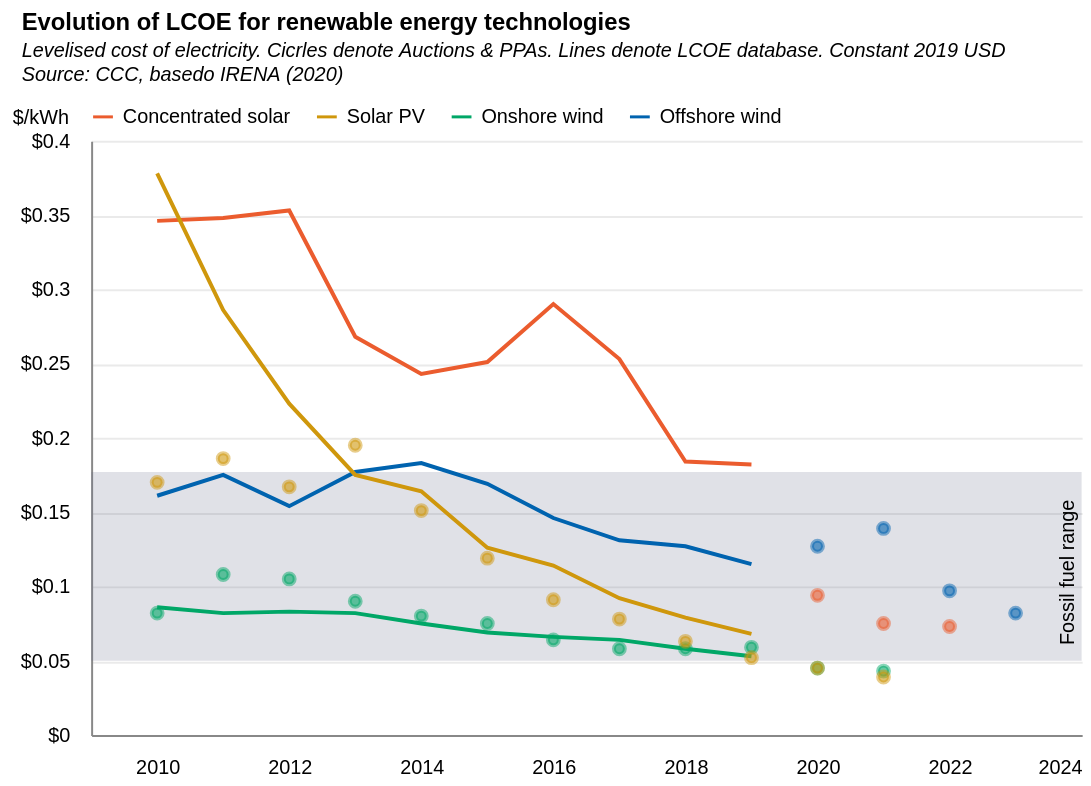

The Vega-Lite source for this figure:
### Vega-Lite specification from a JSON file in a GitHub repository (floating-point values rounded to 4 significant figures)
{"config": {"view": {"stroke": null}}, "layer": [{"data": {"name": "data-66e9ab00c27a59734f8f2024a468ccbf"}, "mark": {"type": "area", "fill": "#676A86", "opacity": 0.2}, "encoding": {"x": {"type": "quantitative", "field": "x", "axis": {"grid": false}, "scale": {"domain": [2009, 2024]}}, "y": {"type": "quantitative", "field": "y"}, "y2": {"field": "y2"}}}, {"data": {"name": "data-17b68fbd6a1e64afa4f95946aa6123d1"}, "mark": "line", "encoding": {"color": {"type": "nominal", "field": "tech", "legend": {"orient": "top", "title": null, "offset": 7, "values": ["Concentrated solar", "Solar PV", "Onshore wind", "Offshore wind"]}}, "x": {"type": "quantitative", "axis": {"format": ".0f", "grid": false, "orient": "bottom", "tickCount": 10, "title": "", "titleAlign": "center", "titleAnchor": "middle", "ticks": false, "labelPadding": 11}, "field": "year", "sort": [], "scale": {"domain": [2009, 2024]}}, "y": {"type": "quantitative", "axis": {"format": "$.2", "grid": true, "gridOpacity": 0.6, "labelPadding": 11, "tickCount": 7, "ticks": false, "title": "$/kWh", "titleAlign": "left", "titleAnchor": "start", "titleAngle": 0, "titleFontSize": 10, "titleFontWeight": "normal", "titleY": -7}, "field": "avg", "sort": []}}, "transform": [{"filter": "datum.db==\"lcoe\""}]}, {"data": {"name": "data-17b68fbd6a1e64afa4f95946aa6123d1"}, "mark": {"type": "point", "opacity": 0.6, "strokeOpacity": 0.8}, "encoding": {"color": {"type": "nominal", "field": "tech", "legend": null, "scale": {"range": ["#EB5C2E", "#0063AF", "#00A767", "#cf970c"]}}, "fill": {"type": "nominal", "field": "tech", "legend": null, "scale": {"range": ["#EB5C2E", "#0063AF", "#00A767", "#cf970c"]}}, "x": {"type": "quantitative", "axis": {"format": ".0f", "grid": false, "labelAngle": 0, "tickCount": 10, "title": "", "titleAlign": "center"}, "field": "year", "sort": [], "scale": {"domain": [2010, 2024]}}, "y": {"type": "quantitative", "field": "avg", "sort": []}, "tooltip": [{"field": "avg", "format": "$.3", "title": "Auction & PPAs $/kwh"}, {"field": "tech2", "title": "Technology"}]}, "transform": [{"filter": "datum.db==\"auction\""}, {"calculate": "{'pv' :'Photo Voltaic', 'onwind': 'Onshore wind', 'offwind':'Offshore wind', 'csp': 'Concentrated solar'}[datum.tech]", "as": "tech2"}]}, {"data": {"name": "data-7b085bcd579a30523712d200970b338f"}, "mark": {"type": "text", "align": "right", "angle": 270, "color": "#000", "dx": -5, "dy": -7, "fontSize": 10}, "encoding": {"text": {"type": "nominal", "field": "t"}, "x": {"type": "quantitative", "field": "x", "scale": {"domain": [2010, 2024]}}, "y": {"type": "quantitative", "field": "y"}}}, {"data": {"name": "data-aa9be91e3721dd4cbcf686d70831b30a"}, "mark": {"type": "text", "align": "right", "color": "#000", "dx": -5, "fontSize": 10}, "encoding": {"text": {"type": "nominal", "field": "t"}, "x": {"type": "quantitative", "field": "x", "scale": {"domain": [2009, 2024]}}, "y": {"type": "quantitative", "field": "y"}}}, {"data": {"name": "data-91ee8ccb0456755c4f6e52d4e4aac060"}, "mark": {"type": "text", "align": "left", "fontSize": 10}, "encoding": {"color": {"type": "nominal", "field": "t", "legend": null, "scale": {"range": ["#EB5C2E", "#0063AF", "#00A767", "#cf970c"]}}}}], "height": 300, "title": {"text": "Evolution of LCOE for renewable energy technologies", "align": "left", "anchor": "start", "dx": 5, "dy": -5, "fontSize": 12, "subtitle": ["Levelised cost of electricity. Cicrles denote Auctions & PPAs. Lines denote LCOE database. Constant 2019 USD", "Source: CCC, basedo IRENA (2020) "], "subtitleFontSize": 10, "subtitleFontStyle": "italic"}, "width": 500, "$schema": "https://vega.github.io/schema/vega-lite/v5.12.0.json", "datasets": {"data-66e9ab00c27a59734f8f2024a468ccbf": [{"x": 2009, "y": 0.05, "y2": 0.177}, {"x": 2024, "y": 0.05, "y2": 0.177}], "data-17b68fbd6a1e64afa4f95946aa6123d1": [{"year": 2010, "tech": "csp", "db": "lcoe", "avg": 0.346, "p5": 0.276, "p95": 0.39}, {"year": 2010, "tech": "offwind", "db": "lcoe", "avg": 0.161, "p5": 0.114, "p95": 0.204}, {"year": 2010, "tech": "onwind", "db": "auction", "avg": 0.082, "p5": 0.054, "p95": 0.105}, {"year": 2010, "tech": "onwind", "db": "lcoe", "avg": 0.086, "p5": 0.058, "p95": 0.117}, {"year": 2010, "tech": "pv", "db": "auction", "avg": 0.17, "p5": 0.148, "p95": 0.176}, {"year": 2010, "tech": "pv", "db": "lcoe", "avg": 0.378, "p5": 0.188, "p95": 0.514}, {"year": 2011, "tech": "csp", "db": "lcoe", "avg": 0.348, "p5": 0.252, "p95": 0.477}, {"year": 2011, "tech": "offwind", "db": "lcoe", "avg": 0.175, "p5": 0.114, "p95": 0.222}, {"year": 2011, "tech": "onwind", "db": "auction", "avg": 0.108, "p5": 0.072, "p95": 0.14}, {"year": 2011, "tech": "onwind", "db": "lcoe", "avg": 0.082, "p5": 0.057, "p95": 0.124}, {"year": 2011, "tech": "pv", "db": "auction", "avg": 0.186, "p5": 0.166, "p95": 0.286}, {"year": 2011, "tech": "pv", "db": "lcoe", "avg": 0.286, "p5": 0.162, "p95": 0.484}, {"year": 2012, "tech": "csp", "db": "lcoe", "avg": 0.353, "p5": 0.234, "p95": 0.464}, {"year": 2012, "tech": "offwind", "db": "lcoe", "avg": 0.154, "p5": 0.115, "p95": 0.209}, {"year": 2012, "tech": "onwind", "db": "auction", "avg": 0.105, "p5": 0.074, "p95": 0.158}, {"year": 2012, "tech": "onwind", "db": "lcoe", "avg": 0.083, "p5": 0.058, "p95": 0.111}, {"year": 2012, "tech": "pv", "db": "auction", "avg": 0.167, "p5": 0.144, "p95": 0.259}, {"year": 2012, "tech": "pv", "db": "lcoe", "avg": 0.223, "p5": 0.133, "p95": 0.403}, {"year": 2013, "tech": "csp", "db": "lcoe", "avg": 0.268, "p5": 0.194, "p95": 0.361}, {"year": 2013, "tech": "offwind", "db": "lcoe", "avg": 0.177, "p5": 0.1, "p95": 0.277}, {"year": 2013, "tech": "onwind", "db": "auction", "avg": 0.09, "p5": 0.069, "p95": 0.14}, {"year": 2013, "tech": "onwind", "db": "lcoe", "avg": 0.082, "p5": 0.057, "p95": 0.121}, {"year": 2013, "tech": "pv", "db": "auction", "avg": 0.195, "p5": 0.13, "p95": 0.435}, {"year": 2013, "tech": "pv", "db": "lcoe", "avg": 0.175, "p5": 0.12, "p95": 0.366}, {"year": 2014, "tech": "csp", "db": "lcoe", "avg": 0.243, "p5": 0.152, "p95": 0.293}, {"year": 2014, "tech": "offwind", "db": "lcoe", "avg": 0.183, "p5": 0.137, "p95": 0.214}, {"year": 2014, "tech": "onwind", "db": "auction", "avg": 0.08, "p5": 0.053, "p95": 0.147}, {"year": 2014, "tech": "onwind", "db": "lcoe", "avg": 0.075, "p5": 0.057, "p95": 0.122}, {"year": 2014, "tech": "pv", "db": "auction", "avg": 0.151, "p5": 0.074, "p95": 0.291}, {"year": 2014, "tech": "pv", "db": "lcoe", "avg": 0.164, "p5": 0.097, "p95": 0.367}, {"year": 2015, "tech": "csp", "db": "lcoe", "avg": 0.251, "p5": 0.191, "p95": 0.323}, {"year": 2015, "tech": "offwind", "db": "lcoe", "avg": 0.169, "p5": 0.125, "p95": 0.227}, {"year": 2015, "tech": "onwind", "db": "auction", "avg": 0.075, "p5": 0.048, "p95": 0.143}, {"year": 2015, "tech": "onwind", "db": "lcoe", "avg": 0.069, "p5": 0.047, "p95": 0.126}, {"year": 2015, "tech": "pv", "db": "auction", "avg": 0.119, "p5": 0.076, "p95": 0.181}, {"year": 2015, "tech": "pv", "db": "lcoe", "avg": 0.126, "p5": 0.078, "p95": 0.29}, {"year": 2016, "tech": "csp", "db": "lcoe", "avg": 0.29, "p5": 0.236, "p95": 0.35}, {"year": 2016, "tech": "offwind", "db": "lcoe", "avg": 0.146, "p5": 0.103, "p95": 0.401}, {"year": 2016, "tech": "onwind", "db": "auction", "avg": 0.064, "p5": 0.047, "p95": 0.127}, {"year": 2016, "tech": "onwind", "db": "lcoe", "avg": 0.066, "p5": 0.047, "p95": 0.112}, {"year": 2016, "tech": "pv", "db": "auction", "avg": 0.091, "p5": 0.067, "p95": 0.185}, {"year": 2016, "tech": "pv", "db": "lcoe", "avg": 0.114, "p5": 0.075, "p95": 0.266}, {"year": 2017, "tech": "csp", "db": "lcoe", "avg": 0.253, "p5": 0.175, "p95": 0.289}, {"year": 2017, "tech": "offwind", "db": "lcoe", "avg": 0.131, "p5": 0.108, "p95": 0.183}, {"year": 2017, "tech": "onwind", "db": "auction", "avg": 0.058, "p5": 0.047, "p95": 0.163}, {"year": 2017, "tech": "onwind", "db": "lcoe", "avg": 0.064, "p5": 0.045, "p95": 0.115}, {"year": 2017, "tech": "pv", "db": "auction", "avg": 0.078, "p5": 0.066, "p95": 0.113}, {"year": 2017, "tech": "pv", "db": "lcoe", "avg": 0.092, "p5": 0.056, "p95": 0.228}, {"year": 2018, "tech": "csp", "db": "lcoe", "avg": 0.184, "p5": 0.106, "p95": 0.268}, {"year": 2018, "tech": "offwind", "db": "lcoe", "avg": 0.127, "p5": 0.102, "p95": 0.202}, {"year": 2018, "tech": "onwind", "db": "auction", "avg": 0.058, "p5": 0.04, "p95": 0.109}, {"year": 2018, "tech": "onwind", "db": "lcoe", "avg": 0.058, "p5": 0.04, "p95": 0.1}, {"year": 2018, "tech": "pv", "db": "auction", "avg": 0.063, "p5": 0.048, "p95": 0.095}, {"year": 2018, "tech": "pv", "db": "lcoe", "avg": 0.079, "p5": 0.052, "p95": 0.215}, {"year": 2019, "tech": "csp", "db": "lcoe", "avg": 0.182, "p5": 0.144, "p95": 0.431}, {"year": 2019, "tech": "offwind", "db": "lcoe", "avg": 0.115, "p5": 0.088, "p95": 0.157}, {"year": 2019, "tech": "onwind", "db": "auction", "avg": 0.059, "p5": 0.03, "p95": 0.085}, {"year": 2019, "tech": "onwind", "db": "lcoe", "avg": 0.053, "p5": 0.038, "p95": 0.107}, {"year": 2019, "tech": "pv", "db": "auction", "avg": 0.052, "p5": 0.042, "p95": 0.099}, {"year": 2019, "tech": "pv", "db": "lcoe", "avg": 0.068, "p5": 0.052, "p95": 0.19}, {"year": 2020, "tech": "csp", "db": "auction", "avg": 0.094, "p5": 0.07, "p95": 0.296}, {"year": 2020, "tech": "offwind", "db": "auction", "avg": 0.127, "p5": 0.067, "p95": 0.247}, {"year": 2020, "tech": "onwind", "db": "auction", "avg": 0.045, "p5": 0.032, "p95": 0.099}, {"year": 2020, "tech": "pv", "db": "auction", "avg": 0.045, "p5": 0.034, "p95": 0.071}, {"year": 2021, "tech": "csp", "db": "auction", "avg": 0.075, "p5": 0.067, "p95": 0.076}, {"year": 2021, "tech": "offwind", "db": "auction", "avg": 0.139, "p5": 0.054, "p95": 0.282}, {"year": 2021, "tech": "onwind", "db": "auction", "avg": 0.043, "p5": 0.027, "p95": 0.077}, {"year": 2021, "tech": "pv", "db": "auction", "avg": 0.039, "p5": 0.03, "p95": 0.115}, {"year": 2022, "tech": "csp", "db": "auction", "avg": 0.073, "p5": 0.064, "p95": 0.074}, {"year": 2022, "tech": "offwind", "db": "auction", "avg": 0.097, "p5": 0.071, "p95": 0.137}, {"year": 2023, "tech": "offwind", "db": "auction", "avg": 0.082, "p5": 0.056, "p95": 0.141}], "data-7b085bcd579a30523712d200970b338f": [{"x": 2024, "y": 0.165, "t": "Fossil fuel range"}], "data-91ee8ccb0456755c4f6e52d4e4aac060": [{"x": 2011, "y": 0.14, "t": "Offshore wind"}, {"x": 2010.0, "y": 0.064, "t": "Onshore wind"}, {"x": 2011, "y": 0.364, "t": "Concentrated solar"}, {"x": 2013.0, "y": 0.21, "t": "Solar PV"}]}}
